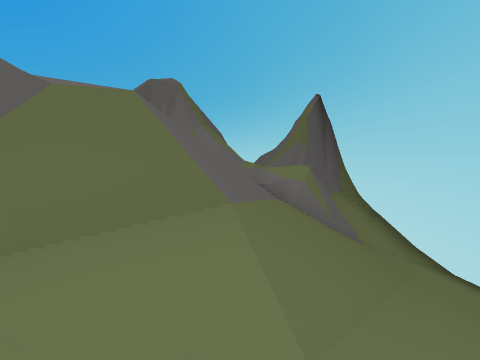
view 1 (above)

12 first-person views from a walk through a 3-D level made in the Unity game engine. The camera is 0.68 m above the floor, tilts 6° down and sees 90° across. The floor is counted in squares, 1 m on a side. Each view is taken from the middle of a square. On the plan, view 1 faces up. The plan holds only what a view shows up to about 9 squares ahead; the rest is blank. The place goes on beyond the plan.

view 2
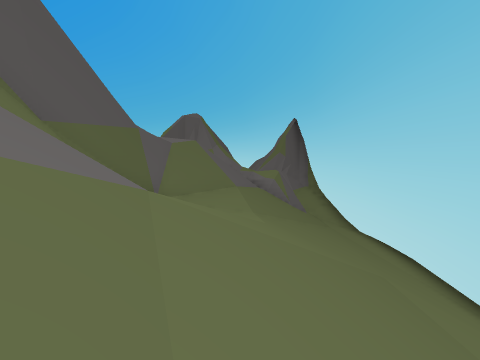

view 3
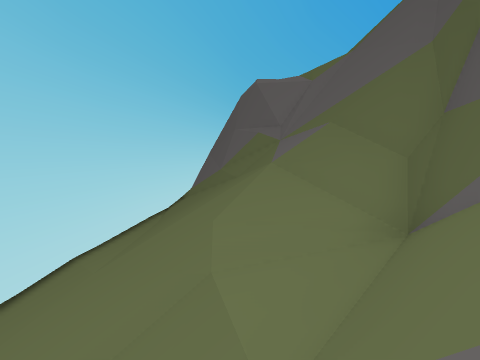

view 4
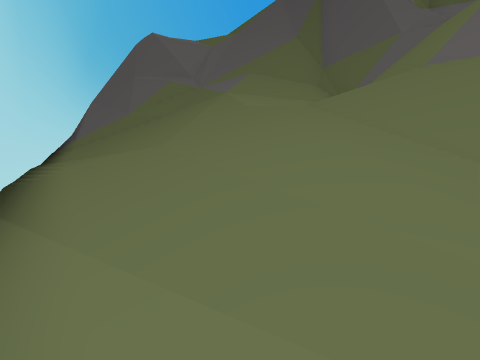

view 5
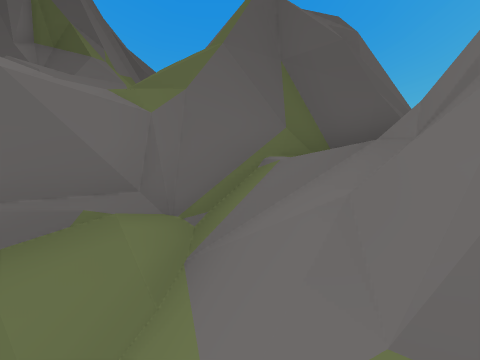

view 6
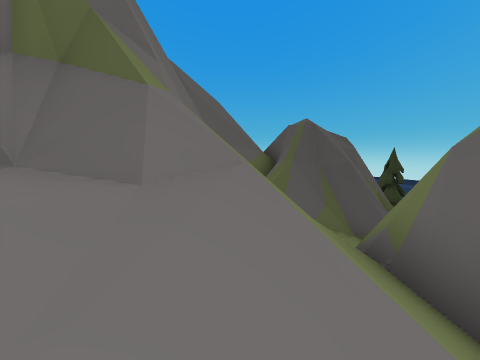

view 7
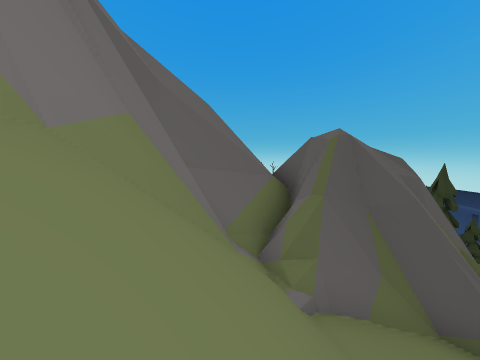

view 8
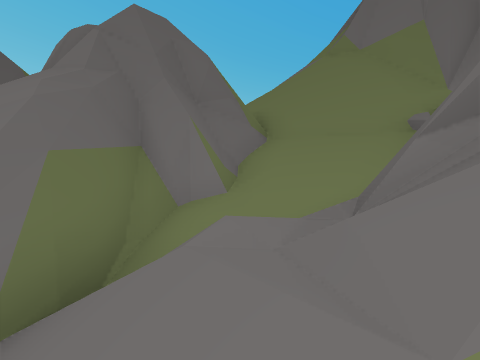

view 9
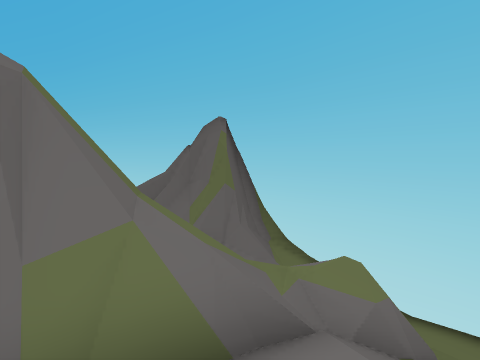

view 10
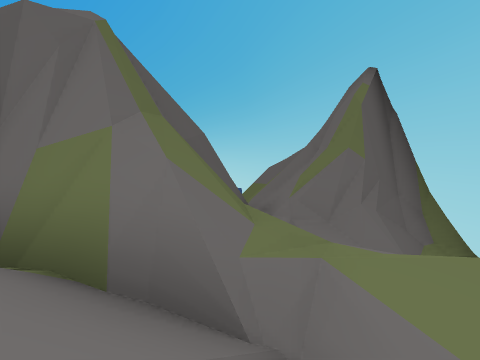

view 11
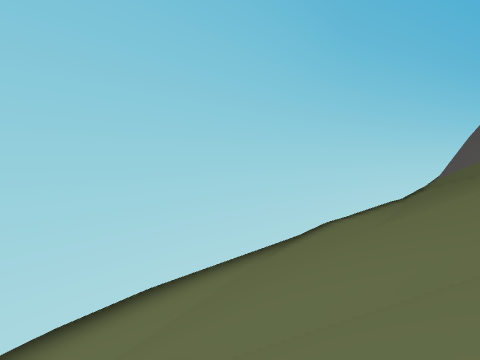

view 12
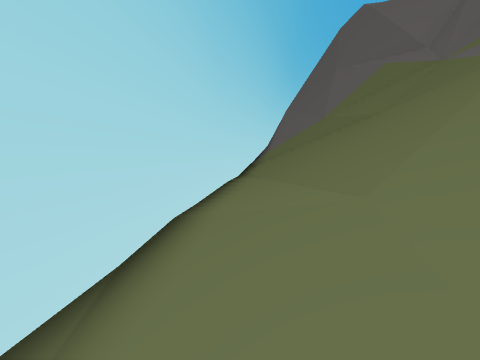

### Floor plan
Key: @ floor where view 1 was taken; # wall or solid block; . main floor; - floor 0.15 m lower than the main floor; : floor 0.3 m higher than the main floor; + floor 0.65 m higher than the main floor; * floor 0.95 m higher than the main floor; % floor 1.6 m higher than the main floor; & floor 2.1 m higher than the main floor; $ floor 3.05 m higher than the main floor; / step, stairs or slope; = window, fence, low wall or low ledge; ^ raised ledge; v drop or lower ground.
Columns run from 11 left of view 1 to 5 right of it. Each row starts with its distance up from view 1.
 10    //=#^  ===^
  9   #///=^  ^#=^^#
  8   ##+/=#^ ^#/==#
  7  ###*//&^^=#///#
  6 ####///###===///#
  5 ##v=/////////#/-#
  4  ##=///////////.#
  3   ####/=/$/////.#
  2      ^^=/=/////.#
  1       ^^^=/%///.#
  0        ##//@///.#
 -1        ##///////#
 -2         #//////##
 -3         #//////#
 -4         ##////:#
 -5         ###///:#
 -6           ###//#
 -7             ####

Where each view was taken, in squares from view 1:
view 1: 0 up, 0 right, facing up
view 2: 4 down, 0 right, facing up
view 3: 3 up, 0 right, facing down
view 4: 3 up, 4 right, facing down-left
view 5: 7 up, 3 right, facing left
view 6: 4 up, 1 left, facing left
view 7: 4 up, 4 left, facing left
view 8: 10 up, 8 left, facing down-right
view 9: 4 up, 2 left, facing up-right
view 10: 4 up, 0 right, facing up
view 11: 4 up, 1 right, facing down-right
view 12: 1 up, 3 right, facing down
